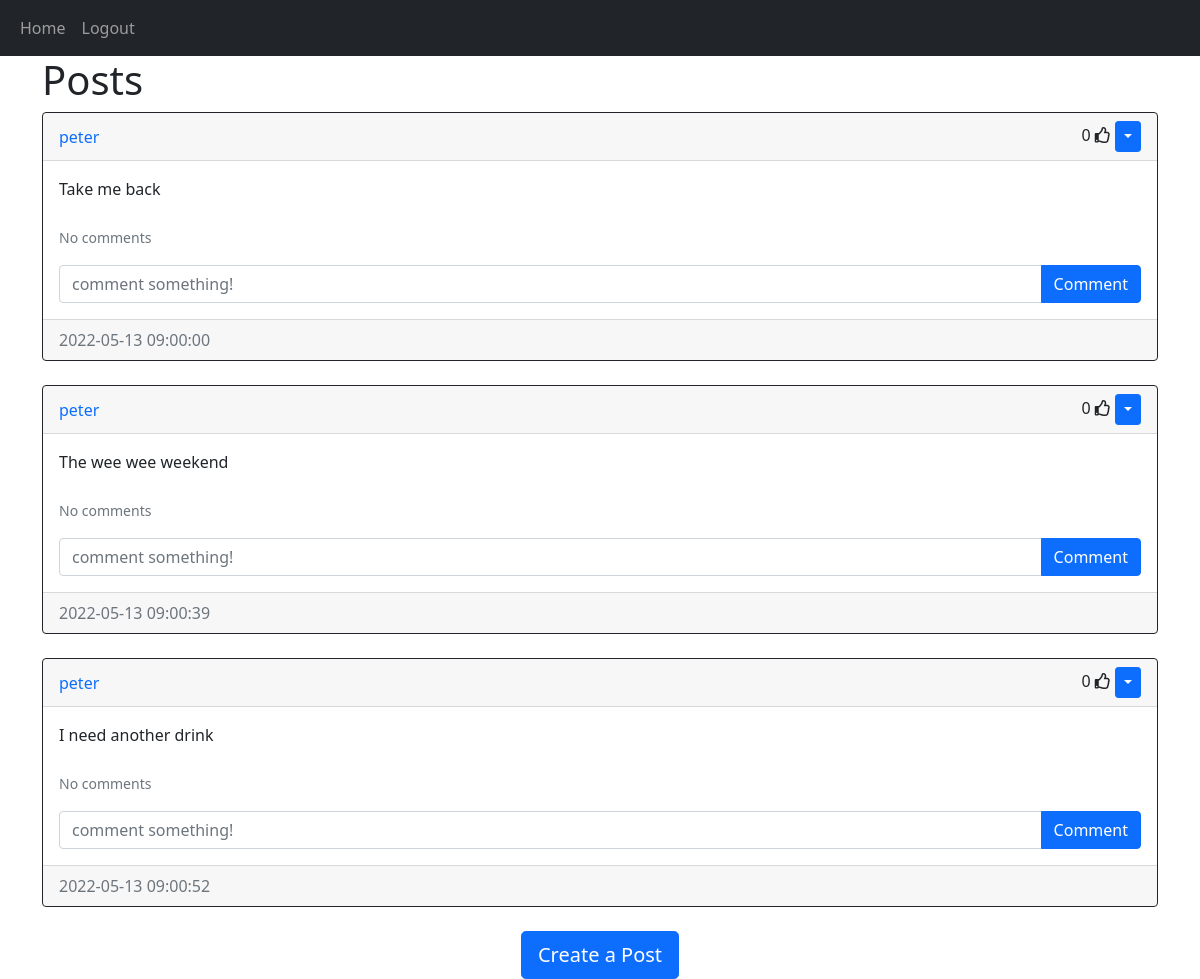
/home (signed in), run on an earlier commit of the app's database.
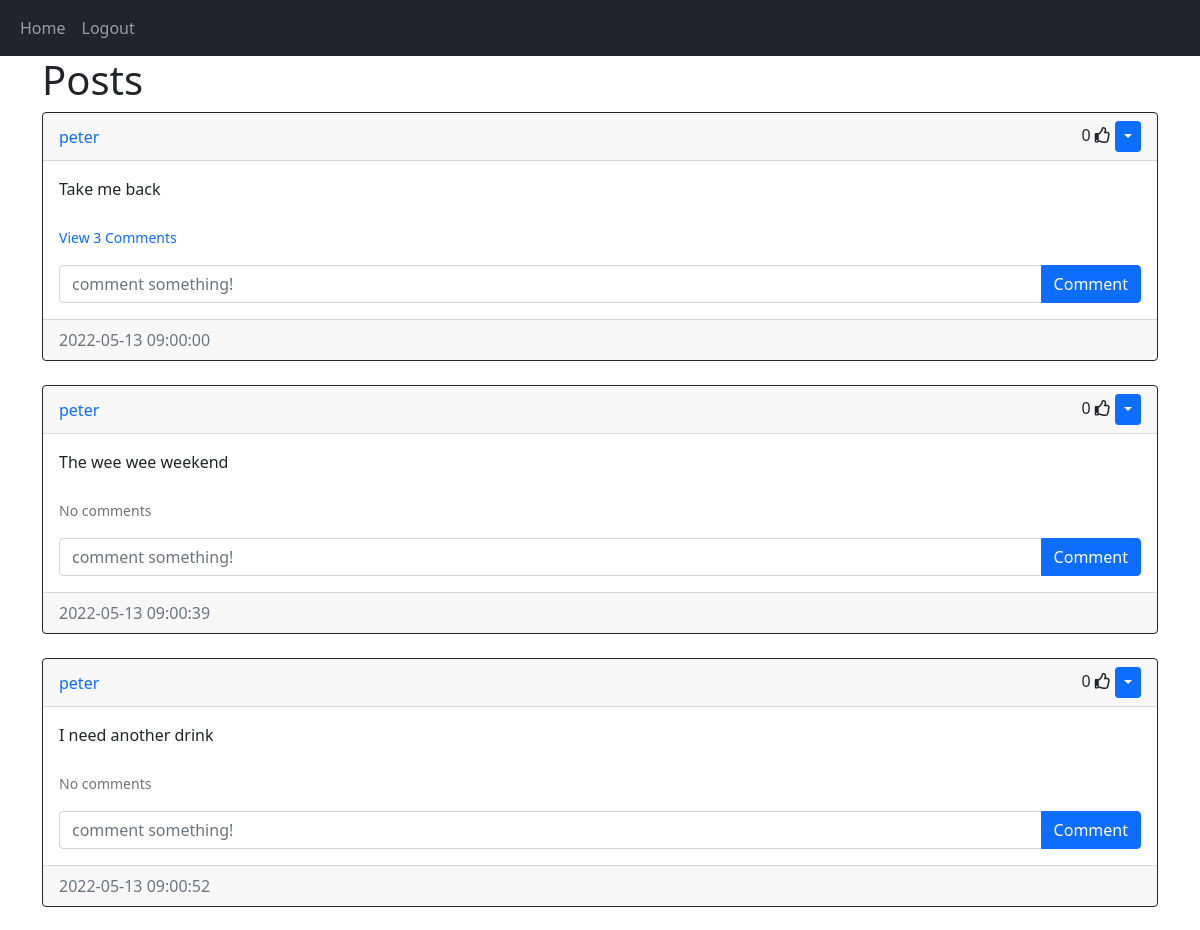
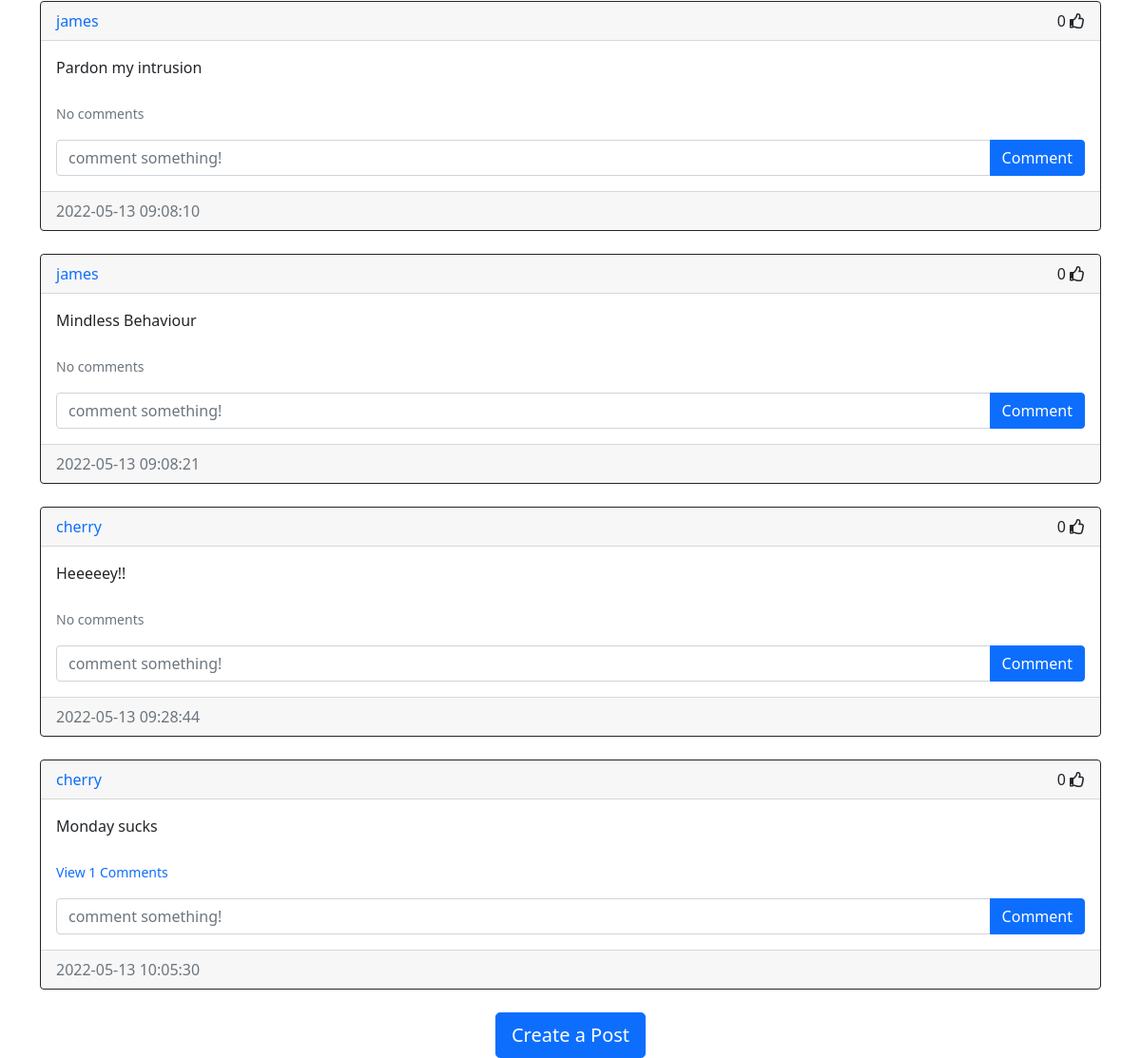
And on a later commit of the database (2 pictures, top to bottom).
### website/models/posts.py (models this page shows)
class Post(db.Model):
    id = db.Column(db.Integer, primary_key = True)
    text = db.Column(db.Text, nullable = False)
    date_created = db.Column(db.DateTime (timezone = True), default = func.now())
    author = db.Column(db.Integer, db.ForeignKey('user.id', ondelete = 'CASCADE'), nullable= False)
    comments = db.relationship('Comment', backref = 'post', passive_deletes = True)

### website/models/user.py (models this page shows)
class User(db.Model, UserMixin):
    id = db.Column(db.Integer, primary_key = True)
    email = db.Column(db.String(150), unique = True)
    username = db.Column(db.String(150), unique = True)
    password = db.Column(db.String(150))
    date_created = db.Column(db.DateTime (timezone = True), default = func.now())
    posts = db.relationship('Post', backref = 'user', passive_deletes = True)
    comments = db.relationship('Comment', backref = 'user', passive_deletes = True)
    likes = db.relationship('Like', backref = 'user', passive_deletes = True)

### website/views.py (the view)
@views.route('/')
@views.route('/home')
@login_required
def home():
    posts = Post.query.all()
    return render_template('home.html', user = current_user, posts = posts)

### website/__init__.py (called while the page is built)
def create_app():
    app = Flask(__name__)
    app.config['SECRET_KEY'] = '3456789032072dsjhe$@!@*hnui12'
    app.config['SQLALCHEMY_DATABASE_URI'] = f'sqlite:///{DB_NAME}'
    app.config['SQLALCHEMY_TRACK_MODIFICATIONS'] = False
    db.init_app(app)
    app.register_blueprint(views, url_prefix = '/')
    app.register_blueprint(auth, url_prefix = '/')
    create_database(app)
    login_manager = LoginManager()
    login_manager.login_view = 'auth.login'
    login_manager.init_app(app)
    @login_manager.user_loader
    def load_user(id):
       return User.query.get(int(id))
    return app

### website/templates/home.html (shortened to what this page needs)
{% extends 'posts_div.html' %}

### website/templates/posts_div.html (shortened to what this page needs)
{% extends 'base.html' %}
{% block content %}
<h1 align="'center">{% block header %}Posts{% endblock %}</h1>
<div id="posts">
    {% for post in posts %}
    <div class="card border-dark">
        <div class="card-header d-flex justify-content-between align-items-center">
            <a href="/posts/{{post.user.username}}" style="text-decoration: none;">{{post.user.username}}</a>
            <div>
                <span id="likes-count-{{post.id}}">
                {{post.likes|length}}
                </span>
                {% if user.id in post.likes|map(attribute = 'author')|list %}
                <i class="fas fa-thumbs-up" id="like-button-{{post.id}}" onclick="like({{post.id}})"></i>
                {% else %}
                <i class="far fa-thumbs-up" id="like-button-{{post.id}}" onclick="like({{post.id}})"></i>
                {% endif %}
                {% if user.id == post.author %}
                <div class="btn-group">
                    <button type="button" class="btn btn-sm btn-primary dropdown-toggle" data-bs-toggle = "dropdown"></button>
                </div>
                {% endif %}
            </div>
        </div>
        <div class="card-body">
            <div class="card-text">{{post.text}}</div>
            <br/>
            <p class="card-text">
                {% if post.comments|length > 0 %}
                <a href="#comments-{{post.id}}" data-bs-toggle="collapse" role="button" style="text-decoration: none;">
                <small>View {{post.comments|length}} Comments</small>
                </a>
                {% else %}
                <small class="text-muted">No comments</small>
                {% endif %}
            </p>
            <form action="/create_comment/{{post.id}}" method = 'POST' class="input-group mb3">
                <input type="text" name="text" id="text" class="form-control" placeholder="comment something!" />
                <button type="submit" class="btn btn-primary">Comment</button>
            </form>
        </div>
        <div class="card-footer text-muted">{{post.date_created}}</div>
    </div>
    <br/>
    {% endfor %}
    </div>
    {% block footer %}
    <div align = 'center'>
        <a href="/create_post">
            <button class="btn btn-primary btn-lg">
            Create a Post
            </button>
        </a>
    </div>
{% endblock %}
{% endblock %}

What changed in the data, as far as the page shows it:
shown differently, row unchanged: Post "Take me back": comments|length (not shown) → "3"; text "No comments" → "View Comments"
added Post: user.username "james", likes|length "0", text "Pardon my intrusion", shows "No comments", date_created "2022-05-13 09:08:10"
added Post: user.username "james", likes|length "0", text "Mindless Behaviour", shows "No comments", date_created "2022-05-13 09:08:21"
added Post: user.username "cherry", likes|length "0", text "Heeeeey!!", shows "No comments", date_created "2022-05-13 09:28:44"
added Post: user.username "cherry", likes|length "0", text "Monday sucks", comments|length "1", date_created "2022-05-13 10:05:30"
